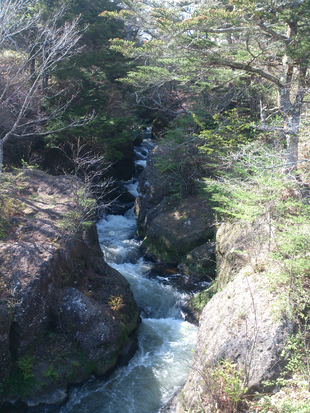
//> input picture cmake/03_find_package/in.png, 310 x 413 px
$ ./main ../../../cmake/03_find_package/in.png   (built with g++ and OpenCV 4)
//> lines starting //> are read from the running program, lines starting //| are printed output that depends on the picture; after the words box and inside, x2 and y2 are one past the last pixel; in counts of white or black regions, pixels touching at a corner belong together
// -*- coding : utf-8 -*-
// -*- c-basic-offset : 2 -*-
#include <cv.h>
#include <highgui.h>
#include <opencv2/imgproc/imgproc.hpp>
#include <stdio.h>
#include <iostream>

#define DEBUG
#ifdef DEBUG
#define DEBUG_STDERR(x) (std::cerr << (x) << std::endl)
#define DEBUG_STDOUT(x) (std::cout << (x) << std::endl)
#define DEBUGP true
#else
#define DEBUG_STDERR(x)
#define DEBUG_STDOUT(x)
#define DEBUGP false
#endif

using namespace cv;

int main( int argc, char** argv )
{
  /* load image */
  char* image_name = argv[1];
  Mat image, image_dst;
  image = imread( image_name, 1 );
//> image is the input picture: 413 rows x 310 cols, CV_8UC3; mean B, G, R 114.7, 115.2, 107.7
  if( argc != 2 || !image.data ) {
    printf( " No image data \n " );
    return -1;
  }
  /* process */
  // convdert image_dst to gray
  cvtColor( image, image_dst, COLOR_BGR2GRAY );
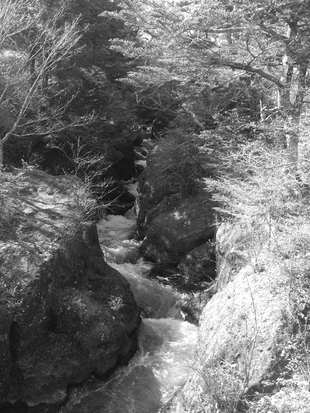
//> image_dst: 413 rows x 310 cols, CV_8UC1; min 9, max 255, mean 112.9
  blur( image_dst, image_dst, Size(3,3) );
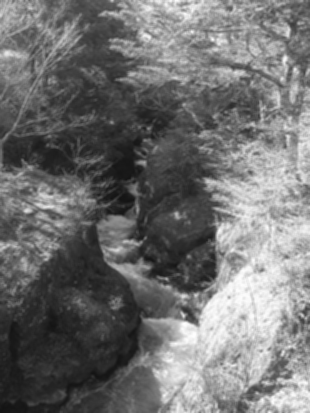
//> image_dst: 413 rows x 310 cols, CV_8UC1; min 19, max 255, mean 112.9

  /// threshold
  int thresh = 150;
  Mat threshold_output;
  threshold( image_dst, threshold_output, thresh, 255, THRESH_BINARY );
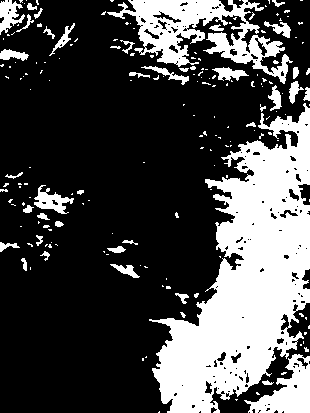
//> threshold_output: 413 rows x 310 cols, CV_8UC1; 28.8% white; 189 white regions (149 under 20 px)

  /// find contours
  vector<vector<Point> > contours;
  vector<Vec4i> hierarchy;
  findContours( threshold_output, contours, hierarchy, RETR_TREE, CHAIN_APPROX_SIMPLE, Point(0, 0) ); //threshold_output is changed
//> contours = 335 contours, 269 with area under 20; largest, box (x1, y1, x2, y2) and area: (149, 103, 310, 413) 24517, (107, 0, 293, 84) 5668, (244, 354, 310, 413) 1845, (34, 185, 74, 214) 450, (0, 0, 25, 35) 399
  { // for debug
    if (DEBUGP) {
      RNG rng(12345);
      Scalar color = Scalar( rng.uniform(0, 255), rng.uniform(0,255), rng.uniform(0,255) );
      for (int i=0; i < contours.size(); i++) {
        for (int j=0; j < contours[i].size(); j++) {
          circle(image, contours[i][j], 1, color);
        }
      }
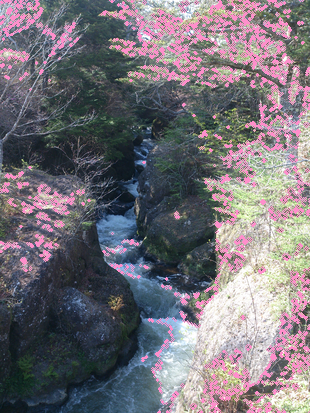
//> image: 413 rows x 310 cols, CV_8UC3; 10.42% of pixels changed, all inside (x1, y1, x2, y2) = (0, 0, 310, 413)
    }
  }

  /// Approximate contours to polygons + get bounding rects and circles
  Mat drawing = Mat::zeros( threshold_output.size(), CV_8UC3 );
  {
    vector<vector<Point> > contours_poly( contours.size() ); // vector for approximated polygon
//> contours_poly = 335 empty contours
    vector<Rect> boundRect( contours.size() ); // vector for rectangle
    vector<Point2f>center( contours.size() ); // vector for circle
    vector<float>radius( contours.size() ); // vector for radius
    for( size_t i = 0; i < contours.size(); i++ ) {
      approxPolyDP( Mat(contours[i]), contours_poly[i], 3, true ); // get polygon
      boundRect[i] = boundingRect( Mat(contours_poly[i]) ); // get rect angle
      minEnclosingCircle( contours_poly[i], center[i], radius[i] ); // get circle
    }
//> after the loop, contours_poly = 335 contours, 290 with area under 20; largest, box (x1, y1, x2, y2) and area: (149, 103, 310, 413) 24677, (107, 0, 293, 84) 5732, (244, 354, 310, 413) 1890, (34, 185, 74, 213) 462, (0, 1, 25, 35) 390; boundRect = 335 Rects (x, y, width, height), first 8: [159, 411, 1, 1], [235, 399, 1, 1], [256, 392, 4, 3], [262, 381, 12, 2], [281, 372, 6, 3], [142, 358, 1, 1], [146, 356, 1, 1], [244, 354, 66, 59]; center = 335 Points (x, y), first 12: [159, 411], [235, 399], [257.5, 393], [267.5, 381.5], [283.5, 373], [142, 358], [146, 356], [278.5, 384], [259.5, 410.5], [267.5, 409], [264, 405], [267, 404]; radius = 335 values, max 169.2 at index 103, min 0.0001 at index 0, mean 3.27
    for( size_t i = 0; i< contours.size(); i++ ) {
      RNG rng(12345);
      //Scalar color = Scalar( rng.uniform(0, 255), rng.uniform(0,255), rng.uniform(0,255) );
      Scalar color = Scalar( 0, 255, 0 ); // B,G,R
      drawContours( drawing,
                    contours_poly,
                    (int)i, // index of contour
                    color,
                    1, // width
                    8, // line method
                    vector<Vec4i>(),
                    1, // maxlevel
                    Point() ); // draw polygon
      // rectangle( drawing, boundRect[i].tl(), boundRect[i].br(), color, 2, 8, 0 ); // draw rectangle
      // circle( drawing, center[i], (int)radius[i], color, 2, 8, 0 ); // draw circle
    }
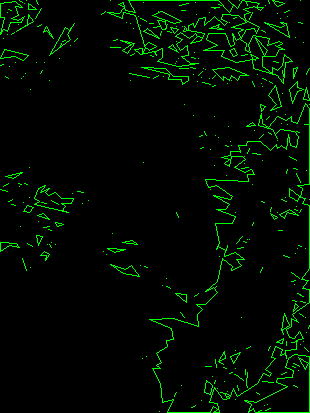
//> drawing: 413 rows x 310 cols, CV_8UC3; mean B, G, R 0, 11.2, 0
  }

  // show
  imshow("src", image);
  imshow("image_dst", image_dst);
  imshow("threshold_output", threshold_output);
  imshow( "Contours", drawing );

  // exit
  waitKey(0);
  return 0;
}
